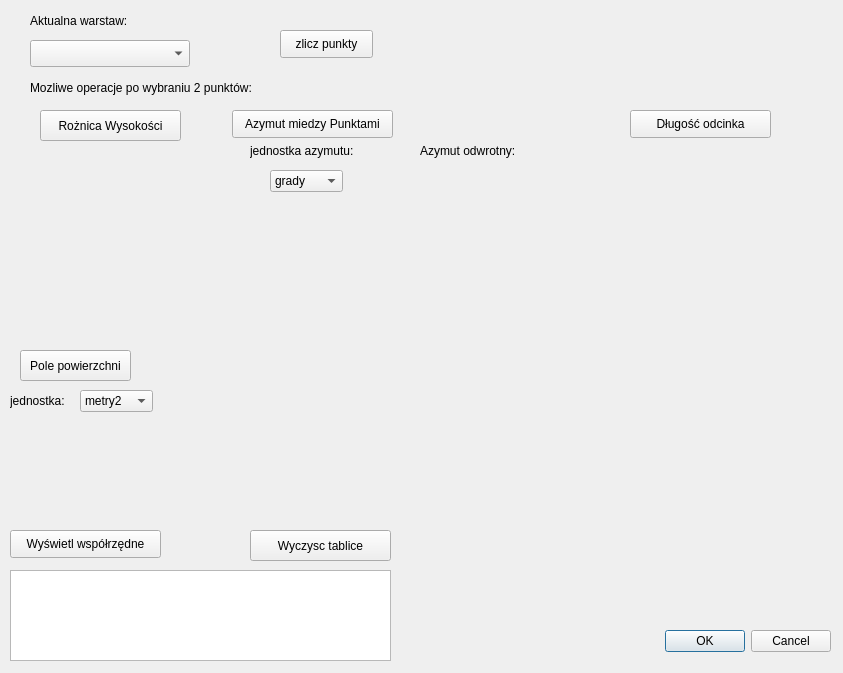
<?xml version="1.0" encoding="UTF-8"?>
<ui version="4.0">
 <class>WtyczkaProjekt3DialogBase</class>
 <widget class="QDialog" name="WtyczkaProjekt3DialogBase">
  <property name="geometry">
   <rect>
    <x>0</x>
    <y>0</y>
    <width>843</width>
    <height>673</height>
   </rect>
  </property>
  <property name="windowTitle">
   <string>Projekt3</string>
  </property>
  <widget class="QDialogButtonBox" name="przycisk_zamkniecia">
   <property name="geometry">
    <rect>
     <x>460</x>
     <y>621</y>
     <width>371</width>
     <height>41</height>
    </rect>
   </property>
   <property name="orientation">
    <enum>Qt::Horizontal</enum>
   </property>
   <property name="standardButtons">
    <set>QDialogButtonBox::Cancel|QDialogButtonBox::Ok</set>
   </property>
  </widget>
  <widget class="QPushButton" name="zlicz_punkty">
   <property name="geometry">
    <rect>
     <x>280</x>
     <y>30</y>
     <width>93</width>
     <height>28</height>
    </rect>
   </property>
   <property name="text">
    <string>zlicz punkty</string>
   </property>
  </widget>
  <widget class="QLabel" name="pokaz_ilosc_punktow">
   <property name="geometry">
    <rect>
     <x>410</x>
     <y>30</y>
     <width>131</width>
     <height>31</height>
    </rect>
   </property>
   <property name="text">
    <string/>
   </property>
  </widget>
  <widget class="QgsMapLayerComboBox" name="mMapLayerComboBox_layers">
   <property name="geometry">
    <rect>
     <x>30</x>
     <y>40</y>
     <width>160</width>
     <height>27</height>
    </rect>
   </property>
  </widget>
  <widget class="QPushButton" name="roznica_wysokosci">
   <property name="geometry">
    <rect>
     <x>40</x>
     <y>110</y>
     <width>141</width>
     <height>31</height>
    </rect>
   </property>
   <property name="text">
    <string>Rożnica Wysokości</string>
   </property>
  </widget>
  <widget class="QTextEdit" name="wspolrzedne">
   <property name="geometry">
    <rect>
     <x>10</x>
     <y>570</y>
     <width>381</width>
     <height>91</height>
    </rect>
   </property>
  </widget>
  <widget class="QLabel" name="roznica_wysokosci_wynik">
   <property name="geometry">
    <rect>
     <x>40</x>
     <y>160</y>
     <width>141</width>
     <height>31</height>
    </rect>
   </property>
   <property name="text">
    <string/>
   </property>
  </widget>
  <widget class="QPushButton" name="pole_powierzchni">
   <property name="geometry">
    <rect>
     <x>20</x>
     <y>350</y>
     <width>111</width>
     <height>31</height>
    </rect>
   </property>
   <property name="text">
    <string>Pole powierzchni</string>
   </property>
  </widget>
  <widget class="QLabel" name="pole_powierzchni_wynik">
   <property name="geometry">
    <rect>
     <x>200</x>
     <y>360</y>
     <width>171</width>
     <height>41</height>
    </rect>
   </property>
   <property name="text">
    <string/>
   </property>
  </widget>
  <widget class="QPushButton" name="wyswietlanie_wspolrzednych">
   <property name="geometry">
    <rect>
     <x>10</x>
     <y>530</y>
     <width>151</width>
     <height>28</height>
    </rect>
   </property>
   <property name="text">
    <string>Wyświetl współrzędne</string>
   </property>
  </widget>
  <widget class="QPushButton" name="wyczyszczenie_tablicy">
   <property name="geometry">
    <rect>
     <x>250</x>
     <y>530</y>
     <width>141</width>
     <height>31</height>
    </rect>
   </property>
   <property name="text">
    <string>Wyczysc tablice</string>
   </property>
  </widget>
  <widget class="QLabel" name="Aktualna_warstwa">
   <property name="geometry">
    <rect>
     <x>30</x>
     <y>10</y>
     <width>171</width>
     <height>21</height>
    </rect>
   </property>
   <property name="text">
    <string>Aktualna warstaw:</string>
   </property>
  </widget>
  <widget class="QLabel" name="operacj_na_2_punktach">
   <property name="geometry">
    <rect>
     <x>30</x>
     <y>80</y>
     <width>251</width>
     <height>16</height>
    </rect>
   </property>
   <property name="text">
    <string>Mozliwe operacje po wybraniu 2 punktów:</string>
   </property>
  </widget>
  <widget class="QPushButton" name="azymut">
   <property name="geometry">
    <rect>
     <x>232</x>
     <y>110</y>
     <width>161</width>
     <height>28</height>
    </rect>
   </property>
   <property name="text">
    <string>Azymut miedzy Punktami</string>
   </property>
  </widget>
  <widget class="QPushButton" name="dlugosc_odcinka">
   <property name="geometry">
    <rect>
     <x>630</x>
     <y>110</y>
     <width>141</width>
     <height>28</height>
    </rect>
   </property>
   <property name="text">
    <string>Długość odcinka</string>
   </property>
  </widget>
  <widget class="QLabel" name="azymut_wynik">
   <property name="geometry">
    <rect>
     <x>420</x>
     <y>110</y>
     <width>161</width>
     <height>31</height>
    </rect>
   </property>
   <property name="text">
    <string/>
   </property>
  </widget>
  <widget class="QLabel" name="dlugosc_odcinka_wynik">
   <property name="geometry">
    <rect>
     <x>640</x>
     <y>160</y>
     <width>141</width>
     <height>21</height>
    </rect>
   </property>
   <property name="text">
    <string/>
   </property>
  </widget>
  <widget class="QLabel" name="azymut_odwrotny_wynik">
   <property name="geometry">
    <rect>
     <x>420</x>
     <y>165</y>
     <width>171</width>
     <height>21</height>
    </rect>
   </property>
   <property name="text">
    <string/>
   </property>
  </widget>
  <widget class="QLabel" name="azymut_odwrotny">
   <property name="geometry">
    <rect>
     <x>420</x>
     <y>140</y>
     <width>141</width>
     <height>21</height>
    </rect>
   </property>
   <property name="text">
    <string>Azymut odwrotny:</string>
   </property>
  </widget>
  <widget class="QLabel" name="blad_rozwiazanie">
   <property name="geometry">
    <rect>
     <x>310</x>
     <y>80</y>
     <width>171</width>
     <height>16</height>
    </rect>
   </property>
   <property name="text">
    <string/>
   </property>
  </widget>
  <widget class="QComboBox" name="jednostka_azymut">
   <property name="geometry">
    <rect>
     <x>270</x>
     <y>170</y>
     <width>73</width>
     <height>22</height>
    </rect>
   </property>
   <item>
    <property name="text">
     <string>grady</string>
    </property>
   </item>
   <item>
    <property name="text">
     <string>stopnie_dziesietne</string>
    </property>
   </item>
  </widget>
  <widget class="QComboBox" name="jednostka_pole">
   <property name="geometry">
    <rect>
     <x>80</x>
     <y>390</y>
     <width>73</width>
     <height>22</height>
    </rect>
   </property>
   <item>
    <property name="text">
     <string>metry2</string>
    </property>
   </item>
   <item>
    <property name="text">
     <string>ary</string>
    </property>
   </item>
   <item>
    <property name="text">
     <string>hektary</string>
    </property>
   </item>
  </widget>
  <widget class="QLabel" name="label">
   <property name="geometry">
    <rect>
     <x>250</x>
     <y>140</y>
     <width>131</width>
     <height>21</height>
    </rect>
   </property>
   <property name="text">
    <string>jednostka azymutu:</string>
   </property>
  </widget>
  <widget class="QLabel" name="label_2">
   <property name="geometry">
    <rect>
     <x>10</x>
     <y>390</y>
     <width>61</width>
     <height>21</height>
    </rect>
   </property>
   <property name="text">
    <string>jednostka:</string>
   </property>
  </widget>
 </widget>
 <customwidgets>
  <customwidget>
   <class>QgsMapLayerComboBox</class>
   <extends>QComboBox</extends>
   <header>qgsmaplayercombobox.h</header>
  </customwidget>
 </customwidgets>
 <resources/>
 <connections>
  <connection>
   <sender>przycisk_zamkniecia</sender>
   <signal>accepted()</signal>
   <receiver>WtyczkaProjekt3DialogBase</receiver>
   <slot>accept()</slot>
   <hints>
    <hint type="sourcelabel">
     <x>20</x>
     <y>20</y>
    </hint>
    <hint type="destinationlabel">
     <x>20</x>
     <y>20</y>
    </hint>
   </hints>
  </connection>
  <connection>
   <sender>przycisk_zamkniecia</sender>
   <signal>rejected()</signal>
   <receiver>WtyczkaProjekt3DialogBase</receiver>
   <slot>reject()</slot>
   <hints>
    <hint type="sourcelabel">
     <x>20</x>
     <y>20</y>
    </hint>
    <hint type="destinationlabel">
     <x>20</x>
     <y>20</y>
    </hint>
   </hints>
  </connection>
 </connections>
</ui>
